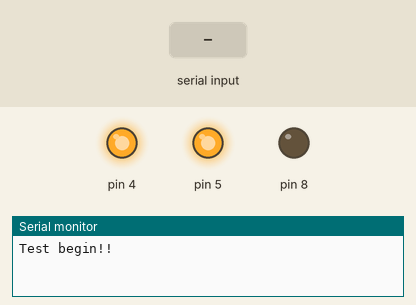
Simulated run of this sketch. Board: Arduino Mega 2560, built with avr-gcc and run on an emulated ATmega2560. On the bench: output pins drawn as LEDs (lit = HIGH), the last lines printed to the serial monitor. The test bench sets the inputs (shaded band). The modem accepts every AT command (registered, SIM ready, sends succeed) and sends nothing else.

Above: at 2.1 s.
At 8.1 s:
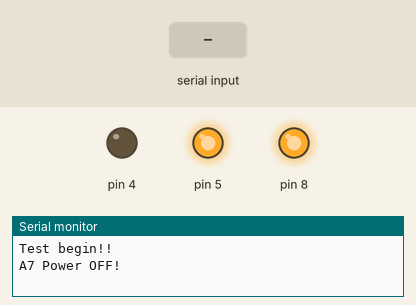
At 16.8 s:
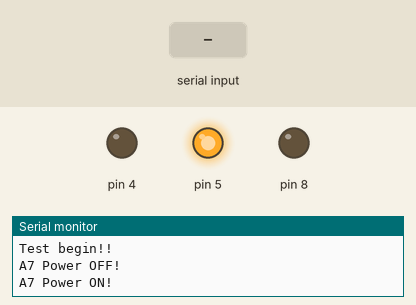
16.9 s: "1" received over the second serial link
Timing chart, 0 to 19.9 s (numbered marks = the images above; inputs shaded):
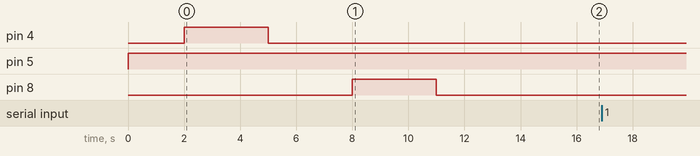

The sketch:

test_TCP.ino
```cpp
#include<stdio.h>
#include<string.h>
#define DEBUG true

String uav_id = "SPX-DRONTECH";

int i = 0;

void setup()
{
  Serial.begin(115200);
  Serial1.begin(115200);
  pinMode(4, OUTPUT);
  pinMode(5, OUTPUT);
  pinMode(8,OUTPUT);
  digitalWrite(5, HIGH);
  digitalWrite(4, LOW);
  digitalWrite(8, LOW);

  delay(2000);
  Serial.println("Test begin!!");

  digitalWrite(4, HIGH);
  delay(3000);
  digitalWrite(4, LOW);
  Serial.println("A7 Power OFF!");
  delay(3000);

  digitalWrite(8, HIGH);
  delay(3000);
  digitalWrite(8, LOW);
  Serial.println("A7 Power ON!");
  delay(3000);

//  digitalWrite(8, HIGH);
//  delay(3000);
//  digitalWrite(8, LOW);
//  Serial.println("A7 Power ON!");
//  delay(3000);

  Serial1.println("AT+GPS=0");
  delay(1000);

  Serial1.println("AT+GPSRD=0");
  delay(1000);

  tcpConnect();
}

void loop()
{
  String frame = String(i,DEC) + " " + uav_id;
  frame = frame + "\r\n\x1A";
  i++;

//  Serial1.println("AT+CIPSEND");
//  delay(500);
//  Serial1.println(frame);
//  delay(500);

  sendData("AT+CIPSEND",500,false);
  sendData(frame,500,DEBUG);
}

String sendData(String command, const int timeout, boolean debug)
{
    String response = "";
    Serial1.println(command);
    long int time = millis();
    while( (time+timeout) > millis())
    {
      while(Serial1.available())
      {
        char c = Serial1.read();
        response+=c;
      }
    }
    if(debug)
    {
      Serial.println(response);
    }
    return response;
}

int WAIT = 4500;

void tcpConnect()
{
  // sendData("",1000,DEBUG);

sendData("AT+CREG?",WAIT,DEBUG);

//Set APN
sendData("AT+CSTT=\"APN\",\"\",\"\"",WAIT,DEBUG);

//Attache to network
sendData("AT+CGATT=1",WAIT,DEBUG);

sendData("AT+CGDCONT=1,\"IP\",\"APN\"",WAIT,DEBUG);

sendData("AT+CGACT=1",WAIT,DEBUG);

//Get the local IP address
//sendData("AT+CIFSR",WAIT,DEBUG);

sendData("AT+CIPSTATUS",WAIT,DEBUG);

//Connect to TCP server
sendData("AT+CIPSTART=\"TCP\",\"IP\",PORT",WAIT,DEBUG);
}

//Bring up the wireless connection
//sendData("AT+CIICR",WAIT,DEBUG);
```
